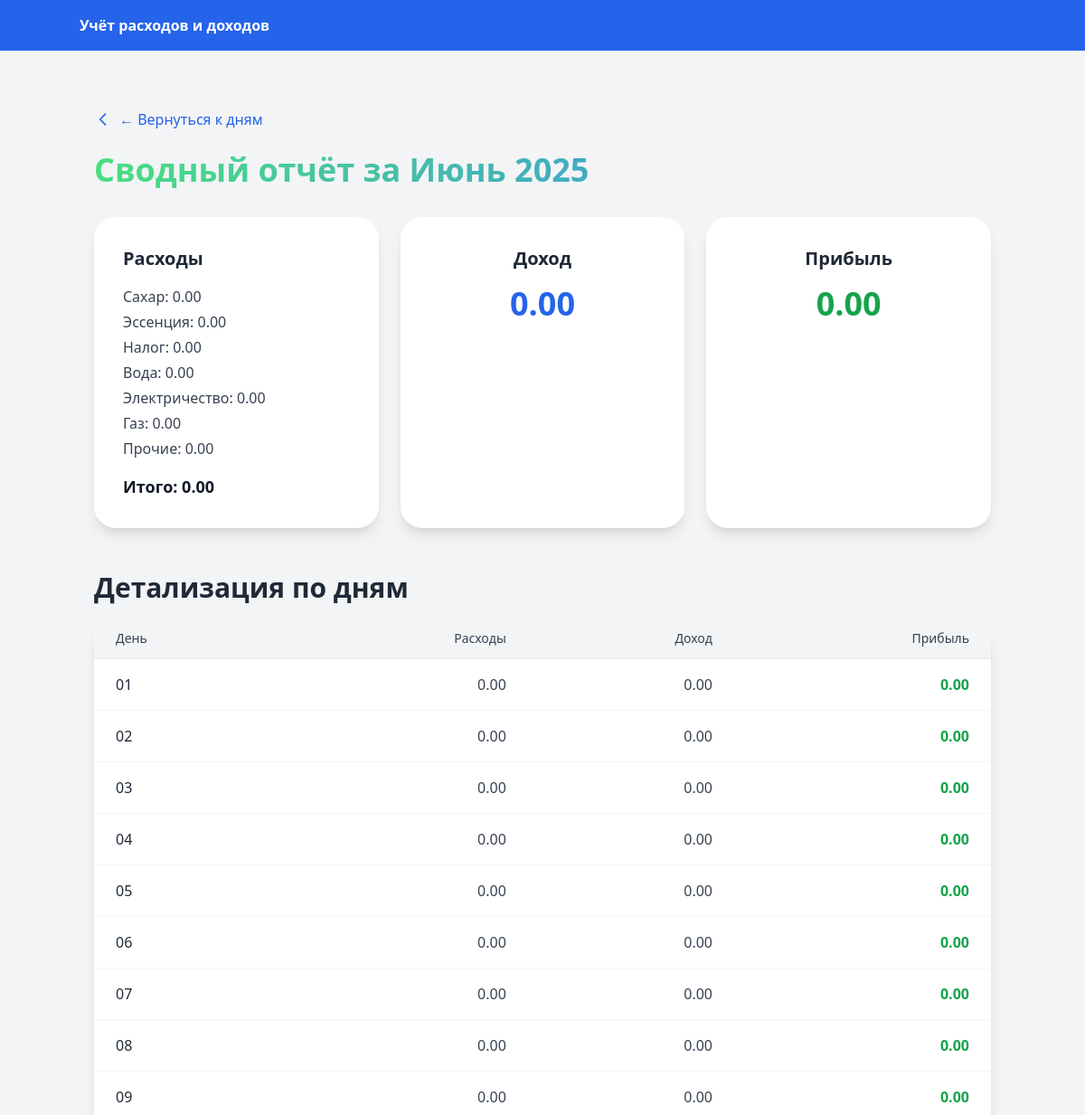
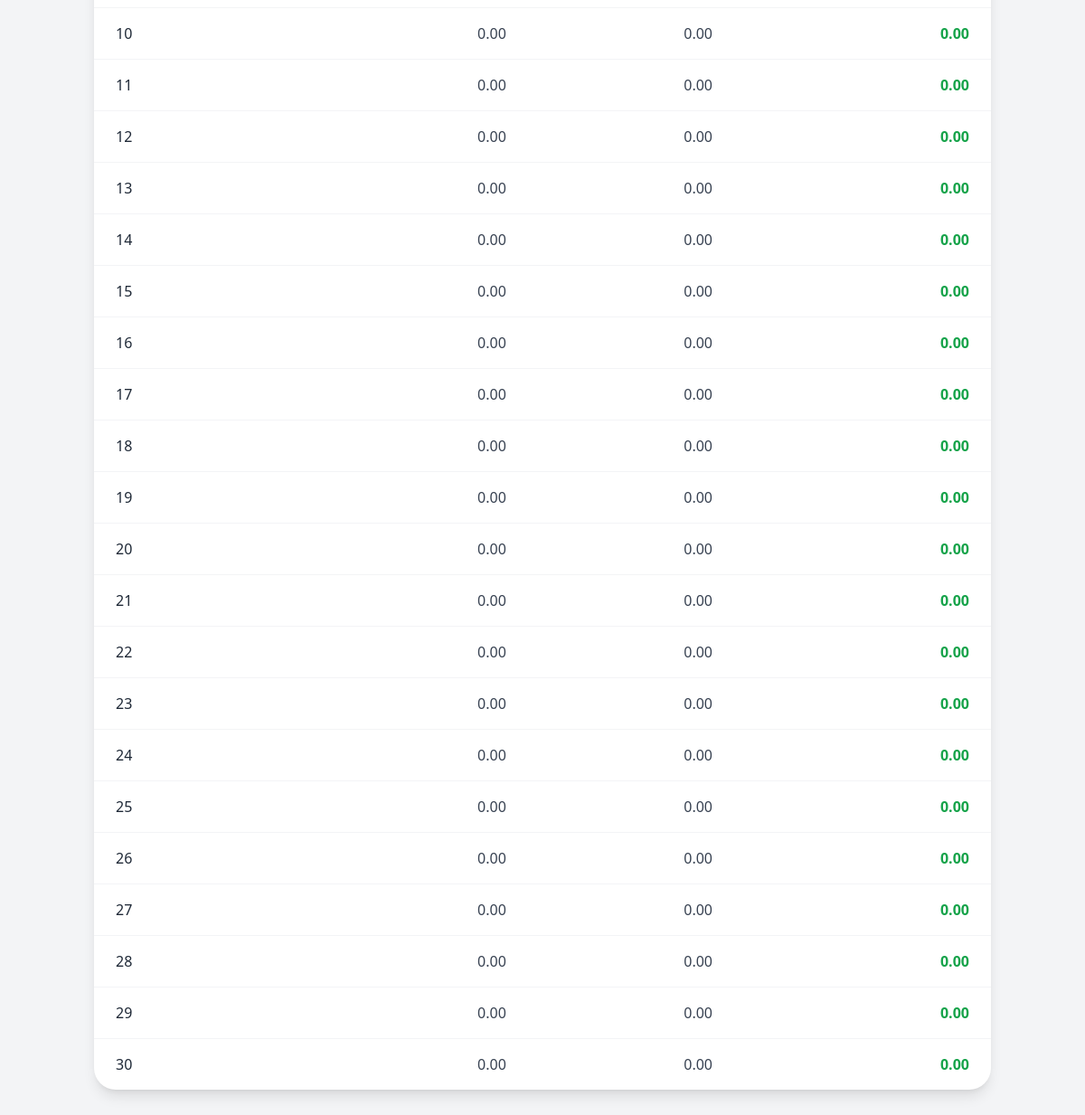
Screenshot of /month/2025/6/summary with the database file from the repository (2 pictures, top to bottom).
### models.py (models this page shows, shortened)
class DayRecord(db.Model):
    __tablename__ = 'day_records'
    id   = db.Column(db.Integer, primary_key=True)
    date = db.Column(db.Date, unique=True, nullable=False)
    sugar       = db.Column(db.Float, default=0)
    essence     = db.Column(db.Float, default=0)
    tax         = db.Column(db.Float, default=0)
    water       = db.Column(db.Float, default=0)
    electricity = db.Column(db.Float, default=0)
    gas         = db.Column(db.Float, default=0)
    other       = db.Column(db.Float, default=0)      # ← НОВОЕ
    revenue     = db.Column(db.Float, default=0)

### app.py (the view)
    @app.route('/month/<int:year>/<int:month>/summary')
    def month_summary(year, month):
        days_in_month = calendar.monthrange(year, month)[1]
        first_day = date(year, month, 1)
        last_day_date = date(year, month, days_in_month)
        totals = db.session.query(
            func.coalesce(func.sum(DayRecord.sugar), 0).label('sugar'),
            func.coalesce(func.sum(DayRecord.essence), 0).label('essence'),
            func.coalesce(func.sum(DayRecord.tax), 0).label('tax'),
            func.coalesce(func.sum(DayRecord.water), 0).label('water'),
            func.coalesce(func.sum(DayRecord.electricity), 0).label('electricity'),
            func.coalesce(func.sum(DayRecord.gas), 0).label('gas'),
            func.coalesce(func.sum(DayRecord.other), 0).label('other'),
            func.coalesce(func.sum(DayRecord.revenue), 0).label('revenue')
        ).filter(
            DayRecord.date.between(first_day, last_day_date)
        ).one()
        data = totals._asdict()
        data['expenses'] = sum(data[k] for k in (
            'sugar', 'essence', 'tax', 'water', 'electricity', 'gas', 'other'
        ))
        data['profit'] = data['revenue'] - data['expenses']
        day_rows = []
        for d in range(1, days_in_month + 1):
            rec = DayRecord.query.filter_by(date=date(year, month, d)).first()
            if rec:
                exp = sum(filter(None, [
                    rec.sugar, rec.essence, rec.tax, rec.water,
                    rec.electricity, rec.gas, rec.other
                ]))
                rev = rec.revenue or 0
            else:
                exp = rev = 0
            day_rows.append({
                'day': d,
                'expenses': exp,
                'revenue': rev,
                'profit': rev - exp
            })
        return render_template(
            'month_summary.html',
            month_name=RU_MONTHS[month - 1],
            year=year,
            month=month,
            data=data,
            day_rows=day_rows
        )

### templates/month_summary.html (shortened to what this page needs)
{% extends 'base.html' %}
{% block content %}
<div class="container mx-auto px-4 py-8 max-w-7xl">
  <a href="{{ url_for('month_view', year=year, month=month) }}"
     class="inline-flex items-center text-blue-600 hover:text-blue-800 transition mb-6">
    <svg class="w-5 h-5 mr-2" fill="none" stroke="currentColor" stroke-width="2"
         viewBox="0 0 24 24" xmlns="http://www.w3.org/2000/svg">
      <path stroke-linecap="round" stroke-linejoin="round" d="M15 19l-7-7 7-7"/>
    </svg>
    <span class="font-medium">&larr; Вернуться к дням</span>
  </a>
  <h1 class="text-4xl font-extrabold bg-clip-text text-transparent bg-gradient-to-r from-green-400 to-blue-500 mb-8 animate-pulse">
  </h1>
  <div class="grid grid-cols-1 md:grid-cols-3 gap-6 mb-12">
    <div class="group relative bg-white rounded-3xl shadow-lg p-8 transform hover:-translate-y-1 hover:shadow-2xl transition-all">
      <div class="relative z-10">
        <h2 class="text-xl font-semibold text-gray-800 mb-4">Расходы</h2>
        <ul class="space-y-1 text-gray-700 mb-4">
          <li>Сахар: {{ '%.2f'|format(data.sugar) }}</li>
          <li>Эссенция: {{ '%.2f'|format(data.essence) }}</li>
          <li>Налог: {{ '%.2f'|format(data.tax) }}</li>
          <li>Вода: {{ '%.2f'|format(data.water) }}</li>
          <li>Электричество: {{ '%.2f'|format(data.electricity) }}</li>
          <li>Газ: {{ '%.2f'|format(data.gas) }}</li>
          <li>Прочие: {{ '%.2f'|format(data.other) }}</li>
        </ul>
        <div class="text-lg font-bold text-gray-900">Итого: {{ '%.2f'|format(data.expenses) }}</div>
      </div>
    </div>
    <div class="group relative bg-white rounded-3xl shadow-lg p-8 transform hover:-translate-y-1 hover:shadow-2xl transition-all">
      <div class="relative z-10 text-center">
        <h2 class="text-xl font-semibold text-gray-800 mb-4">Доход</h2>
        <div class="text-4xl font-extrabold text-blue-600">{{ '%.2f'|format(data.revenue) }}</div>
      </div>
    </div>
    <div class="group relative bg-white rounded-3xl shadow-lg p-8 transform hover:-translate-y-1 hover:shadow-2xl transition-all">
      <div class="relative z-10 text-center">
        <h2 class="text-xl font-semibold text-gray-800 mb-4">Прибыль</h2>
        <div class="text-4xl font-extrabold {{ 'text-red-600' if data.profit < 0 else 'text-green-600' }}">
          {{ '%.2f'|format(data.profit) }}
        </div>
      </div>
    </div>
  </div>
  <h2 class="text-3xl font-bold text-gray-800 mb-4">Детализация по дням</h2>
  <div class="overflow-x-auto bg-white rounded-3xl shadow-lg">
    <table class="min-w-full divide-y divide-gray-200">
      <thead class="bg-gray-100">
        <tr>
          <th class="px-6 py-3 text-left text-sm font-medium text-gray-700">День</th>
          <th class="px-6 py-3 text-right text-sm font-medium text-gray-700">Расходы</th>
          <th class="px-6 py-3 text-right text-sm font-medium text-gray-700">Доход</th>
          <th class="px-6 py-3 text-right text-sm font-medium text-gray-700">Прибыль</th>
        </tr>
      </thead>
      <tbody class="divide-y divide-gray-100">
        {% for row in day_rows %}
        <tr class="hover:bg-green-50 transition">
          <td class="px-6 py-4 whitespace-nowrap text-gray-800">{{ '%02d' % row.day }}</td>
          <td class="px-6 py-4 whitespace-nowrap text-right text-gray-700">{{ '%.2f'|format(row.expenses) }}</td>
          <td class="px-6 py-4 whitespace-nowrap text-right text-gray-700">{{ '%.2f'|format(row.revenue) }}</td>
          <td class="px-6 py-4 whitespace-nowrap text-right font-semibold {{ 'text-red-600' if row.profit < 0 else 'text-green-600' }}">
            {{ '%.2f'|format(row.profit) }}
          </td>
        </tr>
        {% endfor %}
      </tbody>
    </table>
  </div>
</div>
{% endblock %}

### rows the page displays
DayRecord: day "01", expenses "0.00", revenue "0.00", profit "0.00", day "02", day "03", day "04", day "05", day "06", day "07", day "08", day "09", day "10", day "11", day "12", day "13", day "14", day "15", day "16", day "17", day "18", day "19", day "20", day "21", day "22", day "23", day "24", day "25", day "26", day "27", day "28", day "29", day "30"

### other values shown
{{ '%.2f'|format(data.sugar) }} "0.00"
{{ '%.2f'|format(data.essence) }} "0.00"
{{ '%.2f'|format(data.tax) }} "0.00"
{{ '%.2f'|format(data.water) }} "0.00"
{{ '%.2f'|format(data.electricity) }} "0.00"
{{ '%.2f'|format(data.gas) }} "0.00"
{{ '%.2f'|format(data.other) }} "0.00"
{{ '%.2f'|format(data.expenses) }} "0.00"
{{ '%.2f'|format(data.revenue) }} "0.00"
{{ '%.2f'|format(data.profit) }} "0.00"
